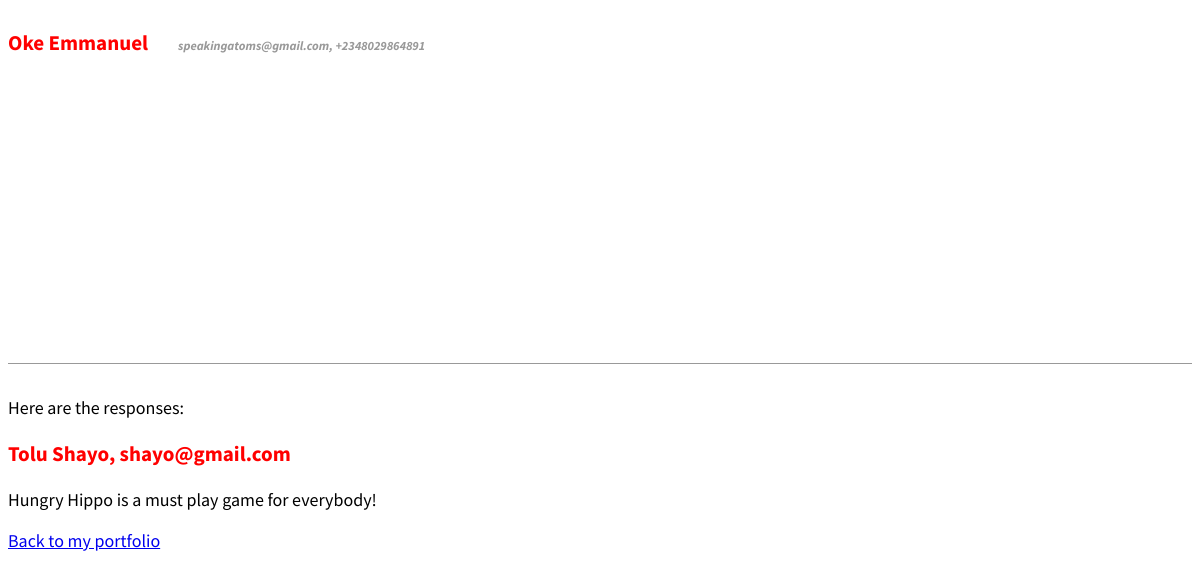
The app's page /responses/, older data.
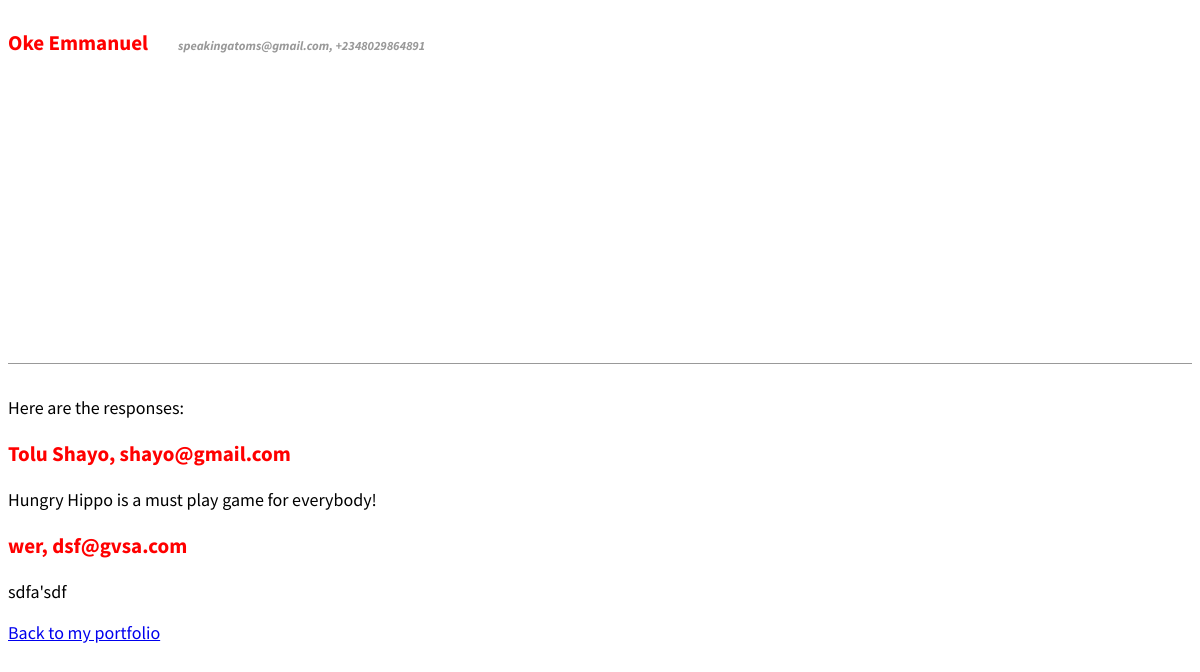
The same page, newer data.
### ResumePage/models.py (models this page shows, shortened)
class Contact(models.Model):
    name = models.CharField(max_length=30, null=False, default="")
    email= models.EmailField(max_length=50, null=True, default="")
    message = models.CharField(max_length=400, null=True, default="")

### ResumePage/views.py (the view)
# urls.py: path('responses/', Responses.as_view(), name='responses'),
class Responses(View):
    def get (self, request, *args, **kwargs):
         responses = Contact.objects.all()
         context = {
            'response_list': responses,
         }
         return render (request, 'responses.html', context)

### templates/responses.html
{% extends 'base.html' %}
{% block content %}
<div>
    Here are the responses:
    {% for response in response_list %}
    <div class='post-entry'>
        <h3>{{response.name}}, {{response.email}}</h3>
        <p>{{response.message}}</p>
    </div>
    {% endfor %}
</div>
<a href="{% url 'index' %}"> Back to my portfolio</a>
{% endblock %}

Row changes from the older to the newer data that the page shows:
added Contact: name "wer", email "dsf@gvsa.com", message "sdfa'sdf"
